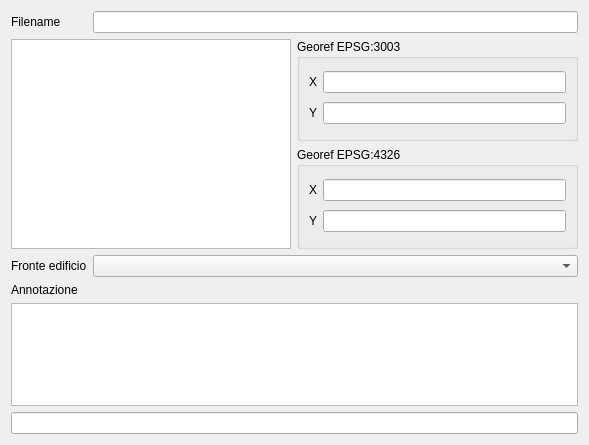
<?xml version="1.0" encoding="UTF-8"?>
<ui version="4.0">
 <class>Form</class>
 <widget class="QWidget" name="Form">
  <property name="geometry">
   <rect>
    <x>0</x>
    <y>0</y>
    <width>589</width>
    <height>445</height>
   </rect>
  </property>
  <property name="windowTitle">
   <string>Form</string>
  </property>
  <layout class="QGridLayout" name="gridLayout">
   <item row="0" column="0">
    <widget class="QLabel" name="label_3">
     <property name="sizePolicy">
      <sizepolicy hsizetype="Fixed" vsizetype="Preferred">
       <horstretch>0</horstretch>
       <verstretch>0</verstretch>
      </sizepolicy>
     </property>
     <property name="text">
      <string>Filename</string>
     </property>
    </widget>
   </item>
   <item row="0" column="1" colspan="2">
    <widget class="QLineEdit" name="FILENAME">
     <property name="readOnly">
      <bool>true</bool>
     </property>
    </widget>
   </item>
   <item row="1" column="0" rowspan="2" colspan="2">
    <widget class="PicViewer" name="IMAGE">
     <property name="sizePolicy">
      <sizepolicy hsizetype="Preferred" vsizetype="Preferred">
       <horstretch>0</horstretch>
       <verstretch>0</verstretch>
      </sizepolicy>
     </property>
     <property name="minimumSize">
      <size>
       <width>280</width>
       <height>210</height>
      </size>
     </property>
     <property name="verticalScrollBarPolicy">
      <enum>Qt::ScrollBarAlwaysOff</enum>
     </property>
     <property name="horizontalScrollBarPolicy">
      <enum>Qt::ScrollBarAlwaysOff</enum>
     </property>
    </widget>
   </item>
   <item row="1" column="2">
    <widget class="QGroupBox" name="groupBox">
     <property name="sizePolicy">
      <sizepolicy hsizetype="Expanding" vsizetype="Preferred">
       <horstretch>0</horstretch>
       <verstretch>0</verstretch>
      </sizepolicy>
     </property>
     <property name="title">
      <string>Georef EPSG:3003</string>
     </property>
     <layout class="QGridLayout" name="gridLayout_2">
      <item row="0" column="0">
       <widget class="QLabel" name="label_4">
        <property name="text">
         <string>X</string>
        </property>
       </widget>
      </item>
      <item row="0" column="1">
       <widget class="QLineEdit" name="GEOREF_PROIET_X">
        <property name="text">
         <string/>
        </property>
       </widget>
      </item>
      <item row="1" column="0">
       <widget class="QLabel" name="label_5">
        <property name="text">
         <string>Y</string>
        </property>
       </widget>
      </item>
      <item row="1" column="1">
       <widget class="QLineEdit" name="GEOREF_PROIET_Y"/>
      </item>
     </layout>
    </widget>
   </item>
   <item row="2" column="2">
    <widget class="QGroupBox" name="groupBox_2">
     <property name="sizePolicy">
      <sizepolicy hsizetype="Expanding" vsizetype="Preferred">
       <horstretch>0</horstretch>
       <verstretch>0</verstretch>
      </sizepolicy>
     </property>
     <property name="title">
      <string>Georef EPSG:4326</string>
     </property>
     <layout class="QGridLayout" name="gridLayout_3">
      <item row="0" column="0">
       <widget class="QLabel" name="label_6">
        <property name="text">
         <string>X</string>
        </property>
       </widget>
      </item>
      <item row="0" column="1">
       <widget class="QLineEdit" name="GEOREF_EPSG4326_X"/>
      </item>
      <item row="1" column="0">
       <widget class="QLabel" name="label_7">
        <property name="text">
         <string>Y</string>
        </property>
       </widget>
      </item>
      <item row="1" column="1">
       <widget class="QLineEdit" name="GEOREF_EPSG4326_Y"/>
      </item>
     </layout>
    </widget>
   </item>
   <item row="3" column="0">
    <widget class="QLabel" name="label_2">
     <property name="sizePolicy">
      <sizepolicy hsizetype="Fixed" vsizetype="Preferred">
       <horstretch>0</horstretch>
       <verstretch>0</verstretch>
      </sizepolicy>
     </property>
     <property name="text">
      <string>Fronte edificio</string>
     </property>
    </widget>
   </item>
   <item row="3" column="1" colspan="2">
    <widget class="QComboBox" name="ZZ_FRONTE_EDIFICIOID">
     <property name="sizePolicy">
      <sizepolicy hsizetype="Expanding" vsizetype="Fixed">
       <horstretch>0</horstretch>
       <verstretch>0</verstretch>
      </sizepolicy>
     </property>
     <property name="sizeAdjustPolicy">
      <enum>QComboBox::AdjustToMinimumContentsLength</enum>
     </property>
    </widget>
   </item>
   <item row="4" column="0">
    <widget class="QLabel" name="label">
     <property name="sizePolicy">
      <sizepolicy hsizetype="Fixed" vsizetype="Preferred">
       <horstretch>0</horstretch>
       <verstretch>0</verstretch>
      </sizepolicy>
     </property>
     <property name="text">
      <string>Annotazione</string>
     </property>
    </widget>
   </item>
   <item row="5" column="0" colspan="3">
    <widget class="QPlainTextEdit" name="ANNOTAZIONE">
     <property name="sizePolicy">
      <sizepolicy hsizetype="Expanding" vsizetype="Expanding">
       <horstretch>0</horstretch>
       <verstretch>0</verstretch>
      </sizepolicy>
     </property>
    </widget>
   </item>
   <item row="6" column="0" colspan="3">
    <widget class="QLineEdit" name="SCHEDA_EDIFICIOID"/>
   </item>
  </layout>
 </widget>
 <customwidgets>
  <customwidget>
   <class>PicViewer</class>
   <extends>QGraphicsView</extends>
   <header>..Utils</header>
  </customwidget>
 </customwidgets>
 <resources/>
 <connections/>
</ui>
